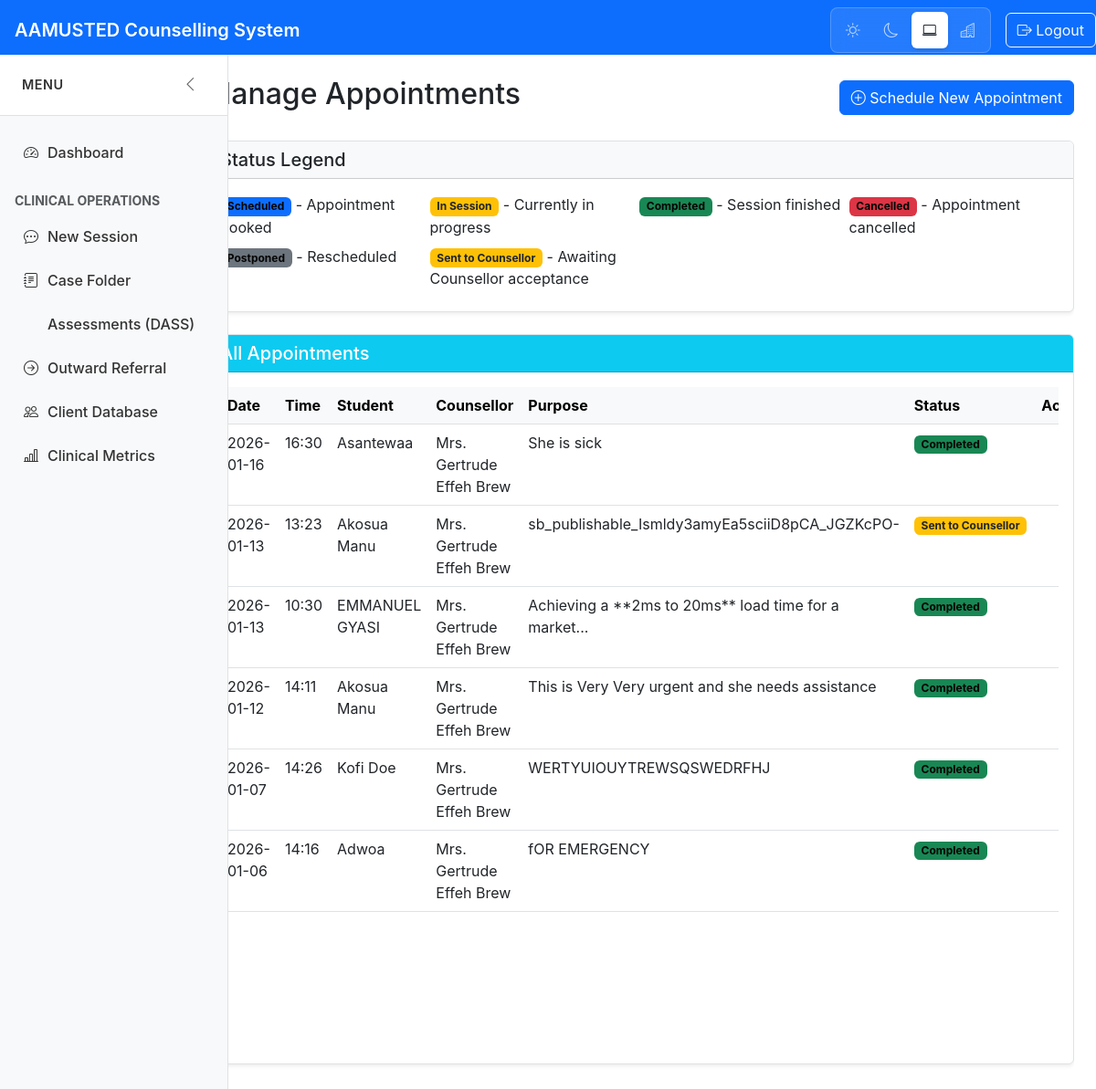
The app's page /manage_appointments (signed in) with its own data.
### tables this page shows
CREATE TABLE Appointment (
            id INTEGER PRIMARY KEY AUTOINCREMENT,
            student_id INTEGER,
            Counsellor_id INTEGER,
            date DATE NOT NULL,
            time TIME NOT NULL,
            purpose TEXT,
            status TEXT DEFAULT 'scheduled',
            created_at TIMESTAMP DEFAULT CURRENT_TIMESTAMP, urgency TEXT, referral_source TEXT, checked_in_at TIMESTAMP, sent_to_counsellor_at TIMESTAMP, accepted_at TIMESTAMP, completed_at TIMESTAMP, referral_reason TEXT, updated_at TIMESTAMP, last_modified_by TEXT, is_deleted BOOLEAN DEFAULT 0, sync_status TEXT DEFAULT 'pending', global_id TEXT,
            FOREIGN KEY (student_id) REFERENCES Student(id),
            FOREIGN KEY (Counsellor_id) REFERENCES Counselor(id)
        );

CREATE TABLE "Student" (
	"id"	INTEGER,
	"name"	TEXT NOT NULL UNIQUE,
	"age"	INTEGER,
	"gender"	INTEGER,
	"program"	TEXT,
	"contact"	TEXT,
	"created_at"	TIMESTAMP DEFAULT CURRENT_TIMESTAMP,
	"index_number"	TEXT,
	"department"	TEXT,
	"programme"	TEXT,
	"parent_contact"	INTEGER, faculty TEXT, hall_of_residence TEXT, updated_at TIMESTAMP, last_modified_by TEXT, is_deleted BOOLEAN DEFAULT 0, sync_status TEXT DEFAULT 'pending', global_id TEXT,
	PRIMARY KEY("id")
);

CREATE TABLE Counsellor (
            id INTEGER PRIMARY KEY AUTOINCREMENT,
            name TEXT NOT NULL,
            contact TEXT,
            created_at TIMESTAMP DEFAULT CURRENT_TIMESTAMP
        );

### AAMUSTED_Counselling_Deployment_Package/app.py (the view)
@app.route('/manage_appointments')
@login_required
def manage_appointments():
    try:
        ensure_database_initialized()
        conn = get_db_connection()
        if conn is None:
            flash('Database connection failed. Please restart the application.', 'error')
            return redirect(url_for('dashboard'))
        appointments = []
        try:
            appointments = conn.execute('''
                SELECT a.*, s.name as student_name, c.name as Counsellor_name
                FROM Appointment a
                LEFT JOIN Student s ON a.student_id = s.id
                LEFT JOIN Counsellor c ON a.Counsellor_id = c.id
                ORDER BY a.date DESC, a.time DESC
            ''').fetchall()
        except Exception as e:
            print(f"[APPOINTMENTS] Error getting appointments: {e}")
            appointments = []
        finally:
            try:
                conn.close()
            except Exception:
                pass
        return render_template('appointments.html', appointments=appointments)
    except Exception as e:
        print(f"[APPOINTMENTS] Unexpected error: {e}")
        import traceback
        traceback.print_exc()
        flash('Error loading appointments. Please try again.', 'error')
        return redirect(url_for('dashboard'))

### AAMUSTED_Counselling_Deployment_Package/app.py (called while the page is built, shortened)
def ensure_database_initialized():
    global _db_initialization_lock, _db_initialized
    if _db_initialized:
        return

@app.context_processor
def inject_now():
    return {'now': datetime.utcnow()}

def login_required(f):
    @wraps(f)
    def decorated_function(*args, **kwargs):
        if 'logged_in' not in session:
            return redirect(url_for('welcome'))
        return f(*args, **kwargs)
    return decorated_function

### AAMUSTED_Counselling_Deployment_Package/templates/appointments.html (shortened to what this page needs)
{% extends "base.html" %}
{% block content %}
<div class="container-fluid py-4">
    <div class="d-flex justify-content-between align-items-center mb-4">
        <h2>Manage Appointments</h2>
        <a href="{{ url_for('appointment') }}" class="btn btn-primary">
            <i class="bi bi-plus-circle"></i> Schedule New Appointment
        </a>
    </div>
    <div class="card mb-4">
        <div class="card-header bg-light">
            <h5 class="card-title mb-0">Status Legend</h5>
        </div>
        <div class="card-body">
            <div class="row">
                <div class="col-md-3 mb-2">
                    <span class="badge bg-primary">Scheduled</span> - Appointment booked
                </div>
                <div class="col-md-3 mb-2">
                    <span class="badge bg-warning text-dark">In Session</span> - Currently in progress
                </div>
                <div class="col-md-3 mb-2">
                    <span class="badge bg-success">Completed</span> - Session finished
                </div>
                <div class="col-md-3 mb-2">
                    <span class="badge bg-danger">Cancelled</span> - Appointment cancelled
                </div>
                <div class="col-md-3 mb-2">
                    <span class="badge bg-secondary">Postponed</span> - Rescheduled
                </div>
                <div class="col-md-3 mb-2">
                    <span class="badge bg-warning text-dark">Sent to Counsellor</span> - Awaiting Counsellor acceptance
                </div>
            </div>
        </div>
    </div>
    <div class="card">
        <div class="card-header bg-info text-white">
            <h5 class="card-title mb-0">All Appointments</h5>
        </div>
        <div class="card-body">
            <div class="table-responsive" style="min-height: 400px; padding-bottom: 150px;">
                <table class="table table-hover">
                    <thead class="table-light">
                        <tr>
                            <th>Date</th>
                            <th>Time</th>
                            <th>Student</th>
                            <th>Counsellor</th>
                            <th>Purpose</th>
                            <th>Status</th>
                            <th>Actions</th>
                        </tr>
                    </thead>
                    <tbody>
                        {% for appointment in appointments %}
                        <tr>
                            <td>{{ appointment.date }}</td>
                            <td>{{ appointment.time }}</td>
                            <td>{{ appointment.student_name or 'N/A' }}</td>
                            <td>{{ appointment.Counsellor_name or 'N/A' }}</td>
                            <td>{{ (appointment.purpose or '')[:50] }}{% if appointment.purpose and
                                appointment.purpose|length > 50 %}...{% endif %}</td>
                            <td>
                                <span class="badge bg-{{
                                    'primary' if appointment.status == 'Scheduled' else
                                    'warning text-dark' if appointment.status == 'In Session' else
                                    'warning text-dark' if appointment.status == 'Sent to Counsellor' else
                                    'success' if appointment.status == 'Completed' else
                                    'danger' if appointment.status == 'Cancelled' else
                                    'secondary' if appointment.status == 'Postponed' else
                                    'secondary'
                                }}">
                                    {{ appointment.status }}
                                </span>
                            </td>
                            <td>
                        </tr>
                        {% else %}
                        <tr>
                            <td colspan="7" class="text-center text-muted">
                                <i class="bi bi-calendar-x"></i> No appointments found
                            </td>
                        </tr>
                        {% endfor %}
                    </tbody>
                </table>
            </div>
        </div>
    </div>
</div>
{% endblock %}

### AAMUSTED_Counselling_Deployment_Package/templates/base.html (style rules this page uses)
:root { --header-height: 60px; --sidebar-width: 250px; --sidebar-collapsed-width: 70px; }
* { box-sizing: border-box; }
body { margin: 0; padding-top: var(--header-height); font-family: -apple-system, BlinkMacSystemFont, 'Segoe UI', Roboto, 'Helvetica Neue', Arial, sans-serif; }
@media (min-width: 768px) { body { padding-left: 0; } }
.container-fluid { overflow-x: auto; max-width: 100%; }
.table-responsive-custom, .table-responsive { overflow-x: auto; overflow-y: visible; -webkit-overflow-scrolling: touch; max-width: 100%; min-height: 0.01%; }
.table-responsive table { width: 100%; margin-bottom: 0; }
html { scroll-behavior: smooth; }
body { overflow-x: hidden; overflow-y: auto; }
.card { margin-bottom: 1.5rem; border: 1px solid #dee2e6; border-radius: 0.375rem; box-shadow: 0 0.125rem 0.25rem rgba(0, 0, 0, 0.075); }
.container-fluid { padding: 0; overflow-x: auto; max-width: 100%; }
.row { margin: 0; max-width: 100%; }
.col-md-9, .col-lg-10, .col-md-3, .col-lg-2 { padding: 0; }
:root { --bg-body: #f8fafc; --bg-surface: #ffffff; --bg-navbar: #0d6efd; --text-main: #1e293b; --text-muted: #64748b; --border-color: #e2e8f0; --accent-primary: #3b82f6; }

### records on screen
Appointment: date "2026-01-16", time "16:30", name "Asantewaa", name "Mrs. Gertrude Effeh Brew", purpose "She is sick", status "Completed"
Appointment: date "2026-01-13", time "13:23", name "Akosua Manu", name "Mrs. Gertrude Effeh Brew", purpose "sb_publishable_Ismldy3amyEa5sciiD8pCA_JGZKcPO-", status "Sent to Counsellor"
Appointment: date "2026-01-13", time "10:30", name "EMMANUEL GYASI", name "Mrs. Gertrude Effeh Brew", purpose "Achieving a **2ms to 20ms** load time for a market", status "Completed"
Appointment: date "2026-01-12", time "14:11", name "Akosua Manu", name "Mrs. Gertrude Effeh Brew", purpose "This is Very Very urgent and she needs assistance", status "Completed"
Appointment: date "2026-01-07", time "14:26", name "Kofi Doe", name "Mrs. Gertrude Effeh Brew", purpose "WERTYUIOUYTREWSQSWEDRFHJ", status "Completed"
Appointment: date "2026-01-06", time "14:16", name "Adwoa", name "Mrs. Gertrude Effeh Brew", purpose "fOR EMERGENCY", status "Completed"
